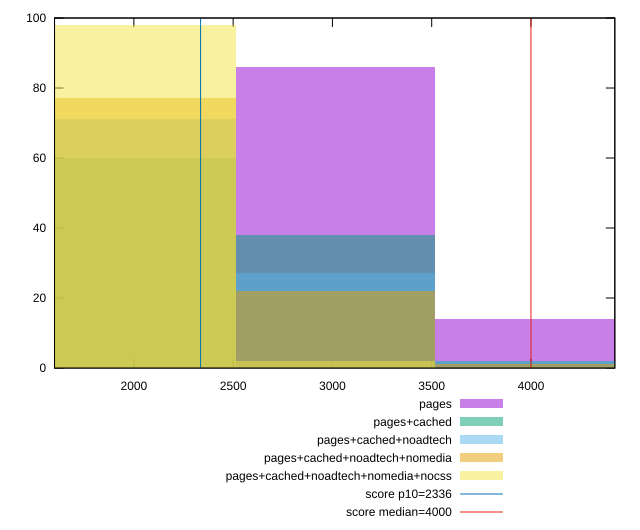

The script that saved this image:
reset

$pages <<EOF
3015.1629545877086 86
4020.2172727836114 14
EOF

$pagesCached <<EOF
3015.1629545877086 38
2010.1086363918057 60
4020.2172727836114 2
EOF

$pagesCachedNoadtech <<EOF
3015.1629545877086 27
2010.1086363918057 71
4020.2172727836114 2
EOF

$pagesCachedNoadtechNomedia <<EOF
3015.1629545877086 22
2010.1086363918057 77
4020.2172727836114 1
EOF

$pagesCachedNoadtechNomediaNocss <<EOF
3015.1629545877086 2
2010.1086363918057 98
EOF

set key outside below
set boxwidth 1005.0543181959029
set xrange [1600.4009999999998:4422.305]
set yrange [0:100]
set trange [0:100]
set style fill transparent solid 0.5 noborder

set parametric
set terminal svg size 640, 530 enhanced background rgb 'white'
set output "report_00015_2021-02-09T16-11-33.973Z/first-contentful-paint/comparison/histogram/all_raw.svg"

plot $pages title "pages" with boxes, \
     $pagesCached title "pages+cached" with boxes, \
     $pagesCachedNoadtech title "pages+cached+noadtech" with boxes, \
     $pagesCachedNoadtechNomedia title "pages+cached+noadtech+nomedia" with boxes, \
     $pagesCachedNoadtechNomediaNocss title "pages+cached+noadtech+nomedia+nocss" with boxes, \
     2336,t title "score p10=2336", \
     4000,t title "score median=4000"

reset
